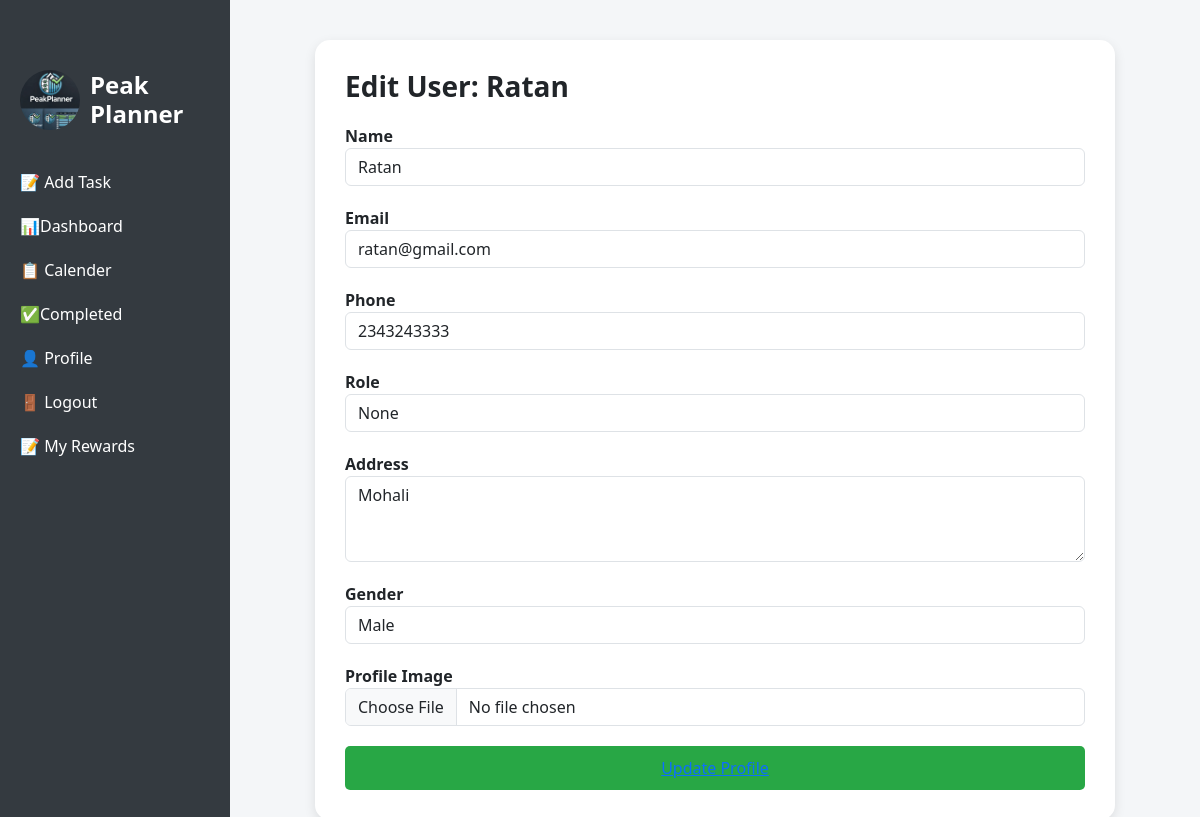
Page /dashboard/admin/users/edit/1/ (signed in) on the committed database.
### main/models.py (models this page shows, shortened)
class AppUser(AbstractUser,PermissionsMixin):
    email = models.EmailField(unique=True)
    name = models.CharField(max_length=100)
    phone = models.CharField(max_length=15)
    role = models.CharField(max_length=30, null=True, blank=True)
    gender = models.CharField(max_length=10, choices=[('Male', 'Male'), ('Female', 'Female'), ('Other', 'Other')], null=True, blank=True)
    profile_image = models.ImageField(upload_to='profile_images/', null=True, blank=True)
    address = models.CharField(max_length=255, default='Not Provided')
    is_superuser = models.BooleanField(default=False)
    username = None
    objects = AppUserManager()
    USERNAME_FIELD = 'email'
    REQUIRED_FIELDS = ['name', 'phone']

### DashboardApp/views.py (the view)
# urls.py: path('admin/users/edit/<int:user_id>/', views.edit_user, name='edit_user'),
@login_required
@user_passes_test(is_admin)
def edit_user(request, user_id):
    user = get_object_or_404(AppUser, id=user_id)  # Get AppUser instead of User
    if request.method == 'POST':
        form = UserEditForm(request.POST, instance=user)
        if form.is_valid():
            form.save()
            messages.success(request, f'User {user.name} updated successfully!')
            return redirect('admin_tasks')  # Redirect back to admin tasks page
    else:
        form = UserEditForm(instance=user)
    return render(request, 'edit_user.html', {'form': form, 'user': user})

### DashboardApp/forms.py
class UserEditForm(forms.ModelForm):
    class Meta:
        model = User
        fields = ['name', 'email', 'phone', 'gender', 'role', 'address', 'is_active', 'is_staff']
        widgets = {
            'gender': forms.Select(choices=[('Male', 'Male'), ('Female', 'Female'), ('Other', 'Other')]),
            'role': forms.TextInput(attrs={'placeholder': 'User Role'}),
            'address': forms.Textarea(attrs={'rows': 2}),
        }

### DashboardApp/views.py (called while the page is built)
def is_admin(user):
    return user.is_superuser  # Admin check

### DashboardApp/templates/edit_user.html (shortened to what this page needs)
{% load static %}
<!DOCTYPE html>
<html lang="en">
<head>
    <link rel="stylesheet" href="https://cdn.jsdelivr.net/npm/bootstrap@5.3.2/dist/css/bootstrap.min.css">
</head>
<body>
<div class="wrapper">
    <div class="sidebar">
        <h4><h4><img src="{% static 'images/logo.jpg' %}" height="60px" width="60px" style="border-radius: 50px;"> Peak Planner</h4>
        <ul>
            <li><a href="{% url 'addtask' %}" class="text-white text-decoration-none d-block">📝 Add Task</a></li>
            <li><a href="{% url 'dashboard_page' %}" class="text-white text-decoration-none d-block">📊Dashboard</a></li>
            <li><a href="{% url 'taskcalender' %}" class="text-white text-decoration-none d-block">📋 Calender</a>
            </li>
            <li><a href="{% url 'completed_tasks' %}" class="text-white text-decoration-none d-block">✅Completed</a></li>
            <li><a href="{% url 'profile'%}"  class="text-white text-decoration-none d-block">👤 Profile</a></li>
        <li>
          <form action="{% url 'logout' %}" method="POST" style="margin: 0; padding: 0;">
              <button type="submit" style="background: none; border: none; color: white; text-decoration: none; padding: 0; display: block; width: 100%; text-align: left;">
                  🚪 Logout
              </button>
          </form>
      </li>
      <li><a href="{% url '' %}" class="text-white text-decoration-none d-block">📝 My Rewards</a></li>
      </ul>
      </div>
    <div class="main-content">
        <div class="form-container">
            <h3>Edit User: {{ user.name }}</h3>
            <form method="post" enctype="multipart/form-data">
                <div class="form-group">
                    <label for="name">Name</label>
                    <input type="text" id="name" name="name" class="form-control" value="{{ user.name }}" required>
                </div>
                <div class="form-group">
                    <label for="email">Email</label>
                    <input type="email" id="email" name="email" class="form-control" value="{{ user.email }}" required>
                </div>
                <div class="form-group">
                    <label for="phone">Phone</label>
                    <input type="text" id="phone" name="phone" class="form-control" value="{{ user.phone }}" required>
                </div>
                <div class="form-group">
                    <label for="role">Role</label>
                    <input type="text" id="role" name="role" class="form-control" value="{{ user.role }}" required>
                </div>
                <div class="form-group">
                    <label for="address">Address</label>
                    <textarea id="address" name="address" class="form-control" rows="3">{{ user.address }}</textarea>
                </div>
                <div class="form-group">
                    <label for="gender">Gender</label>
                    <select id="gender" name="gender" class="form-control">
                        <option value="Male" {% if user.gender == 'Male' %}selected{% endif %}>Male</option>
                    </select>
                </div>
                <div class="form-group">
                    <label for="profile_image">Profile Image</label>
                    <input type="file" id="profile_image" name="profile_image" class="form-control">
                </div>
                <button type="submit" class="btn-submit">
                    {% if user.is_staff %}
                      <a href="{% url 'admin_tasks' %}">Update User</a>
                    {% else %}
                      <a href="{% url 'profile' %}">Update Profile</a>
                    {% endif %}
                  </button>
            </form>
        </div>
    </div>
</div>
</body>
</html>

### DashboardApp/templates/edit_user.html (style rules this page uses)
body { background-color: #f4f6f8; font-family: 'Segoe UI', Tahoma, Geneva, Verdana, sans-serif; }
.wrapper { display: flex; height: 100vh; }
.sidebar { width: 230px; background-color: #343a40; color: white; padding: 30px 20px; }
.sidebar h4 { margin-bottom: 40px; font-weight: bold; display: flex; align-items: center; gap: 10px; }
.sidebar ul { list-style: none; padding-left: 0; }
.sidebar ul li { margin: 20px 0; }
.sidebar ul li a, .sidebar button { color: white; text-decoration: none; font-size: 16px; }
.sidebar button { background: none; border: none; padding-left: 0; cursor: pointer; }
.main-content { flex: 1; padding: 40px; overflow-y: auto; }
.form-container { background: white; border-radius: 15px; padding: 30px; box-shadow: 0px 4px 12px rgba(0,0,0,0.1); max-width: 800px; margin: auto; }
.form-container h3 { font-weight: bold; margin-bottom: 20px; }
.form-container .form-group { margin-bottom: 20px; }
.form-group label { font-weight: bold; }
.btn-submit { width: 100%; padding: 10px; font-size: 16px; background-color: #28a745; color: white; border: none; border-radius: 5px; }

### rows in the picture
AppUser: name "Ratan", email "ratan@gmail.com", phone "2343243333", role "None", address "Mohali", gender "Male"
